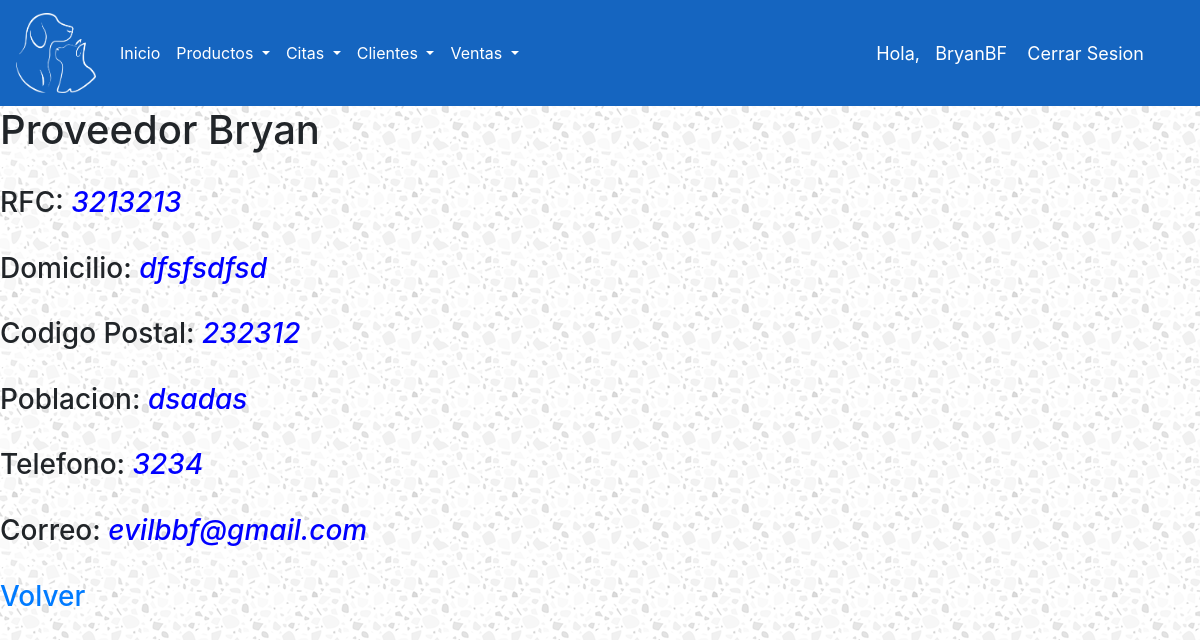
The app's page /ver-proveedor/2 (signed in) with its own data.
### ControlDeVeterinaria/models.py (models this page shows, shortened)
class Account(AbstractBaseUser):
    ROLES = (
        ('ADMIN','ADMIN'),
        ('EMPLEADO','EMPLEADO'),
    )
    rol = models.CharField(max_length=30, choices=ROLES)
    username = models.CharField(max_length=50, unique=True)
    password = models.CharField(max_length=50)
    is_admin = models.BooleanField(default=False)
    is_staff = models.BooleanField(default=False)
    is_superuser = models.BooleanField(default=False)
    USERNAME_FIELD = 'username'
    REQUIRED_FIELDS = ['rol','password']
    objects = MyAccountManager()
    def __str__(self):
        return self.username

class Proveedor(models.Model):
    nombre = models.CharField(max_length=20)
    rfc = models.CharField(max_length=13)
    domicilio = models.CharField(max_length=50)
    cp = models.IntegerField()
    poblacion = models.CharField(max_length=50)
    telefono = models.CharField(max_length=10)
    correo = models.CharField(max_length=50)

### ControlDeVeterinaria/views.py (the view)
# urls.py: path('ver-proveedor/<int:id>', verProveedor, name="ver-proveedor"),
@login_required(login_url='login')
def verProveedor(request,id):
    rol = request.user.rol
    if rol == 'EMPLEADO':
        return redirect('/index/')
    datosProveedor = Proveedor.objects.get(id=id)
    context = {
        'datosProveedor':datosProveedor,
    }
    return render(request, 'ControlDeVeterinaria/ver_proveedor.html', context)

### ControlDeVeterinaria/templates/ControlDeVeterinaria/ver_proveedor.html
{% extends 'ControlDeVeterinaria/base.html' %}
{% load static %}
{% block content %}
<h1> Proveedor {{ datosProveedor.nombre }} </h1>
<br>
<h3> RFC: <i style="color: blue"> {{datosProveedor.rfc }} </i></h3>
<br>
<h3> Domicilio: <i style="color: blue"> {{datosProveedor.domicilio }} </i></h3>
<br>
<h3> Codigo Postal: <i style="color: blue"> {{datosProveedor.cp }} </i></h3>
<br>
<h3> Poblacion: <i style="color: blue"> {{datosProveedor.poblacion }} </i></h3>
<br>
<h3> Telefono: <i style="color: blue"> {{datosProveedor.telefono }} </i></h3>
<br>
<h3> Correo: <i style="color: blue"> {{datosProveedor.correo }} </i></h3>
<br>
<h3><a href="{% url 'proveedor' %}"> Volver </a></h3>
{% endblock %}

### ControlDeVeterinaria/templates/ControlDeVeterinaria/base.html (shortened to what this page needs)
<!DOCTYPE html>
{% load static %}
<html>
<head>
	<link rel="stylesheet" href="https://cdn.jsdelivr.net/npm/bootstrap@4.5.3/dist/css/bootstrap.min.css">
<link rel="stylesheet" href="{% static "CDV/css/1.css" %}">
</head>
<body>
	<header>
		<nav class="navbar navbar-expand-lg">
      <a class="navbar-brand text-white" href="{% url 'index' %}" ><img src="{% static "CDV/images/Logo.png" %}" class="imglogo"></a>
      <div class="collapse navbar-collapse" id="navbarSupportedContent">
        <ul class="navbar-nav mr-auto">
          <li class="nav-item active">
            <a class="nav-link text-white" href={% url 'index' %} >Inicio <span class="sr-only">(current)</span></a>
          </li>
          <li class="nav-item dropdown">
            <a class="nav-link dropdown-toggle text-white" href="#" id="navbarDropdown" role="button" data-toggle="dropdown" aria-haspopup="true" aria-expanded="false">
              Productos
            </a>
          </li>
          <li class="nav-item dropdown">
            <a class="nav-link dropdown-toggle text-white" href="#" id="navbarDropdown" role="button" data-toggle="dropdown" aria-haspopup="true" aria-expanded="false">
              Citas
            </a>
          </li>
          <li class="nav-item dropdown">
            <a class="nav-link dropdown-toggle text-white" href="#" id="navbarDropdown" role="button" data-toggle="dropdown" aria-haspopup="true" aria-expanded="false">
              Clientes
            </a>
          </li>
          <li class="nav-item dropdown">
            <a class="nav-link dropdown-toggle text-white" href="#" id="navbarDropdown" role="button" data-toggle="dropdown" aria-haspopup="true" aria-expanded="false">
              Ventas
            </a>
          </li>
        </ul>
      </div>
      <span class = "hello-msg">Hola, &nbsp {{request.user}} </span>
      <span class = "hello-msg"><a href="{% url 'logout' %}">Cerrar Sesion</a></span>
    </nav>
	</header>
{% block content %}
{% endblock %}
</body>
</html>

### static/CDV/css/1.css (style rules this page uses)
html { font-family: 'Montserrat', sans-serif; }
nav { background-color: #1565c0 !important; color: white; }
.imglogo { width: 80px; height: 80px; }

### records on screen
Account: user "BryanBF"
Proveedor: nombre "Bryan", rfc "3213213", domicilio "dfsfsdfsd", cp "232312", poblacion "dsadas", telefono "3234", correo "evilbbf@gmail.com"
